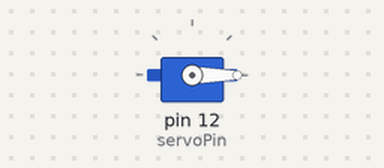
Bench run of a sketch on a simulated Arduino Uno, built with avr-gcc and run on an emulated ATmega328P. On the bench: servo.

Above: at 0.1 s.
At 2.6 s:
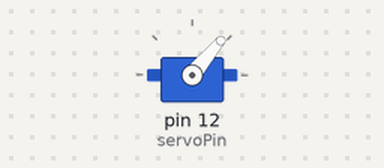
At 5.6 s:
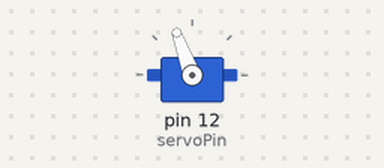
At 9.6 s:
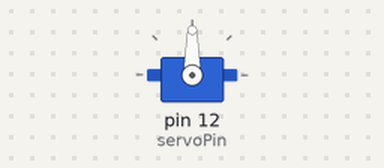
Timing chart, 0 to 11.1 s (numbered marks = the images above):
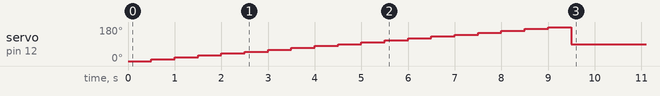

The sketch:

control-servo.ino
```cpp
// Include the servo library
#include <Servo.h>

// Create a Servo object
Servo myServo;

// Define the servo pin
const int servoPin = 12;

void setup() {
  // Attach the servo to a pin
  myServo.attach(servoPin);

  // Rotate the servo across a range of angles
  for (int angle = 0; angle <= 180; angle += 10) {
    myServo.write(angle); // Set servo to current angle
    delay(500); // Wait 0.5 seconds
  }

  // Return the servo to 90 degrees (neutral position)
  myServo.write(90);
  delay(500);
}

void loop() {
  // The setup routine runs once and the loop routine does nothing in this test
}
```
